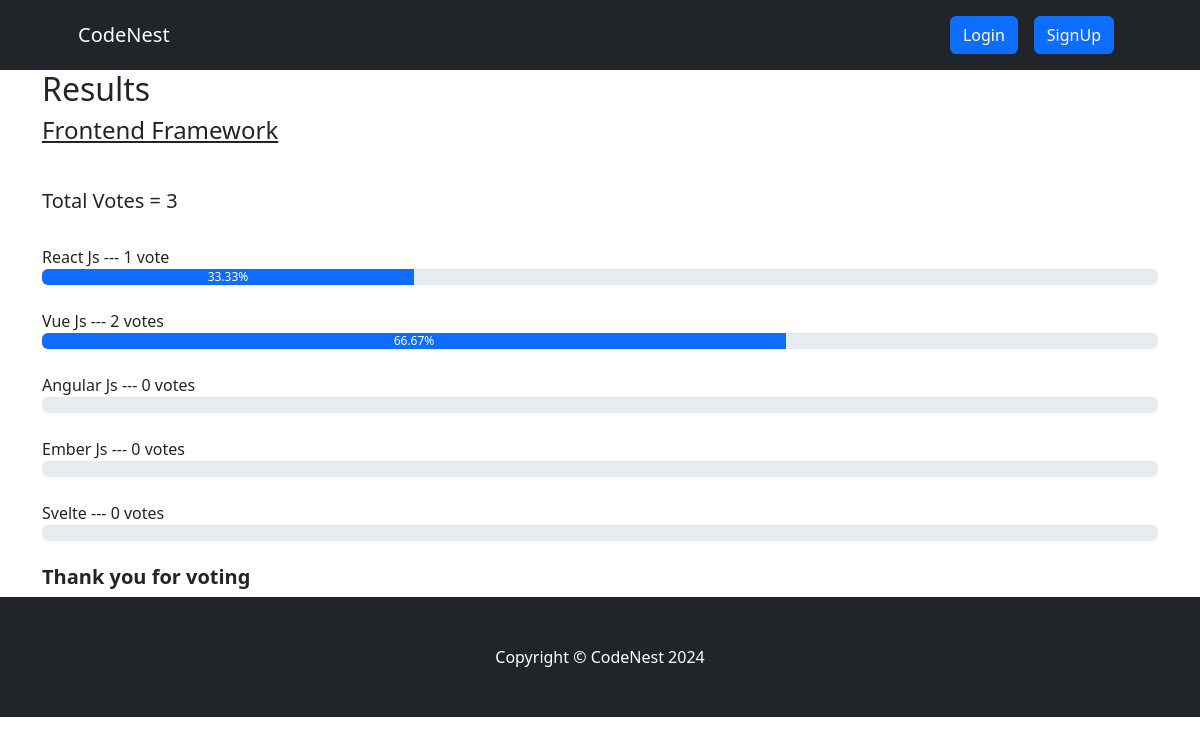
The app's page /result/frontend-framework with its own data.
### voteapp/models.py (models this page shows, shortened)
class Category(models.Model):
    title = models.CharField(max_length=200)
    slug = models.SlugField(blank=True, null=True)
    description = models.TextField(blank=True, null=True)
    total_vote = models.IntegerField(default=0)
    voters = models.ManyToManyField(User, blank=True)
    picture = models.ImageField(upload_to="img", blank=True, null=True)

class CategoryItem(models.Model):
    title = models.CharField(max_length=200)
    total_vote = models.IntegerField(default=0)
    category = models.ForeignKey(Category, on_delete=models.CASCADE, related_name="items")
    voters = models.ManyToManyField(User, blank=True)
    @property
    def percentage_vote(self):
        category_votes = self.category.total_vote
        item_votes = self.total_vote
        if category_votes == 0:
            vote_in_percentage = 0
        else:
            vote_in_percentage = (item_votes/category_votes) * 100
        return vote_in_percentage

### voteapp/views.py (the view)
# urls.py: path("result/<str:slug>", views.result, name="result"),
def result(request, slug):
    category = Category.objects.get(slug=slug)
    items = CategoryItem.objects.filter(category=category)
    context = {"category": category, "items": items}
    return render(request, "result.html", context)

### voteapp/templatetags/custom_filters.py (called while the page is built)
@register.filter(name="has_voted")
def has_voted(user, voters):
    return any(user.id== voter.id for voter in voters)

### voteapp/templates/result.html
{% extends 'base.html' %}
{% block content %}
{% load humanize %}
{% load custom_filters %}
<div class="container result-container">
    <div class="sub-container">
      <h2>Results</h2>
      <h4>{{category.title}}</h4>
      <br>
      <h5>Total Votes = {{category.total_vote}}</h5>
      <br />
      {% for item in items  %}
      {% if request.user|has_voted:item.voters.all %}
      <small>{{item.title}}</strong> --- {{item.total_vote}} vote{{item.total_vote | pluralize:",s"}} ---  <strong>[voted]</strong> </small>
      <div class="progressContainer">
        <div class="progress">
          <div
            class="progress-bar"
            role="progressbar"
            aria-label="Example with label"
            style="width:{{item.percentage_vote | floatformat:2}}%;"
            aria-valuenow="25"
            aria-valuemin="0"
            aria-valuemax="100"
          >
          {{item.percentage_vote | floatformat:2}}%
          </div>
        </div>
      </div>
      <br>
      {% else %}
      <small>{{item.title}}</strong> --- {{item.total_vote}} vote{{item.total_vote | pluralize:",s"}} </small>
      <div class="progressContainer">
        <div class="progress">
          <div
            class="progress-bar"
            role="progressbar"
            aria-label="Example with label"
            style="width:{{item.percentage_vote | floatformat:2}}%;"
            aria-valuenow="25"
            aria-valuemin="0"
            aria-valuemax="100"
          >
          {{item.percentage_vote | floatformat:2}}%
          </div>
        </div>
      </div>
      <br>
      {% endif %}
      {% endfor %}
      <h5 style="font-weight: bold">Thank you for voting</h5>
    </div>
  </div>
{% endblock content %}

### voteapp/static/css/style.css (style rules this page uses)
* { box-sizing: border-box; }
.result-container { display: flex; align-items: center; justify-content: center; }
.sub-container { width: inherit }
.result-container h4 { text-decoration: underline; margin-bottom: 20px; }
.result-container small { font-size: 16px; font-weight: 500; }

### records on screen
Category: title "Frontend Framework", total_vote "3"
CategoryItem: title "React Js", total_vote "1", percentage_vote "33.33"
CategoryItem: title "Vue Js", total_vote "2", total_vote|pluralize "s", percentage_vote "66.67"
CategoryItem: title "Angular Js", total_vote "0", total_vote|pluralize "s"
CategoryItem: title "Ember Js", total_vote "0", total_vote|pluralize "s"
CategoryItem: title "Svelte", total_vote "0", total_vote|pluralize "s"
